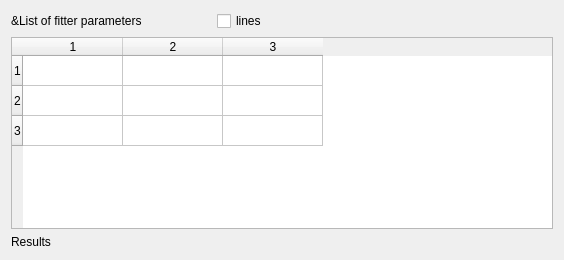
          <widget class="QWidget" name="PageParameters" >
            <attribute name="id" >
              <number>4</number>
            </attribute>
            <layout class="QGridLayout" >
              <item rowspan="1" row="1" column="0" colspan="3" >
                <widget class="QTableWidget" name="ParsTable" >
                  <property name="rowCount" >
                    <number>3</number>
                  </property>
                  <property name="columnCount" >
                    <number>3</number>
                  </property>
                  <property name="toolTip" stdset="0" >
                    <string>List of fitter parameters</string>
                  </property>
                </widget>
              </item>
              <item row="0" column="0" >
                <widget class="QLabel" name="ParsInfoLbl" >
                  <property name="sizePolicy" >
                    <sizepolicy>
                      <hsizetype>2</hsizetype>
                      <vsizetype>5</vsizetype>
                      <horstretch>0</horstretch>
                      <verstretch>0</verstretch>
                    </sizepolicy>
                  </property>
                  <property name="minimumSize" >
                    <size>
                      <width>200</width>
                      <height>0</height>
                    </size>
                  </property>
                  <property name="text" >
                    <string>&amp;List of fitter parameters</string>
                  </property>
                  <property name="buddy" stdset="0" >
                    <cstring>ParsTable</cstring>
                  </property>
                  <property name="wordWrap" >
                    <bool>false</bool>
                  </property>
                </widget>
              </item>
              <item row="0" column="1" >
                <widget class="QCheckBox" name="LineParsChk" >
                  <property name="sizePolicy" >
                    <sizepolicy>
                      <hsizetype>2</hsizetype>
                      <vsizetype>0</vsizetype>
                      <horstretch>0</horstretch>
                      <verstretch>0</verstretch>
                    </sizepolicy>
                  </property>
                  <property name="minimumSize" >
                    <size>
                      <width>100</width>
                      <height>0</height>
                    </size>
                  </property>
                  <property name="text" >
                    <string>lines</string>
                  </property>
                  <property name="toolTip" stdset="0" >
                    <string>Show fitter parameters in flat/lines mode</string>
                  </property>
                </widget>
              </item>
              <item row="0" column="2" >
                <spacer name="spacer1" >
                  <property name="sizeHint" >
                    <size>
                      <width>230</width>
                      <height>20</height>
                    </size>
                  </property>
                  <property name="sizeType" >
                    <enum>QSizePolicy::Expanding</enum>
                  </property>
                  <property name="orientation" >
                    <enum>Qt::Horizontal</enum>
                  </property>
                </spacer>
              </item>
              <item rowspan="1" row="2" column="0" colspan="3" >
                <widget class="QLabel" name="Par_FitterResLbl" >
                  <property name="text" >
                    <string>Results</string>
                  </property>
                  <property name="toolTip" stdset="0" >
                    <string>Gained value of fit function and number of degrees of freedom</string>
                  </property>
                  <property name="wordWrap" >
                    <bool>false</bool>
                  </property>
                </widget>
              </item>
            </layout>
          </widget>
